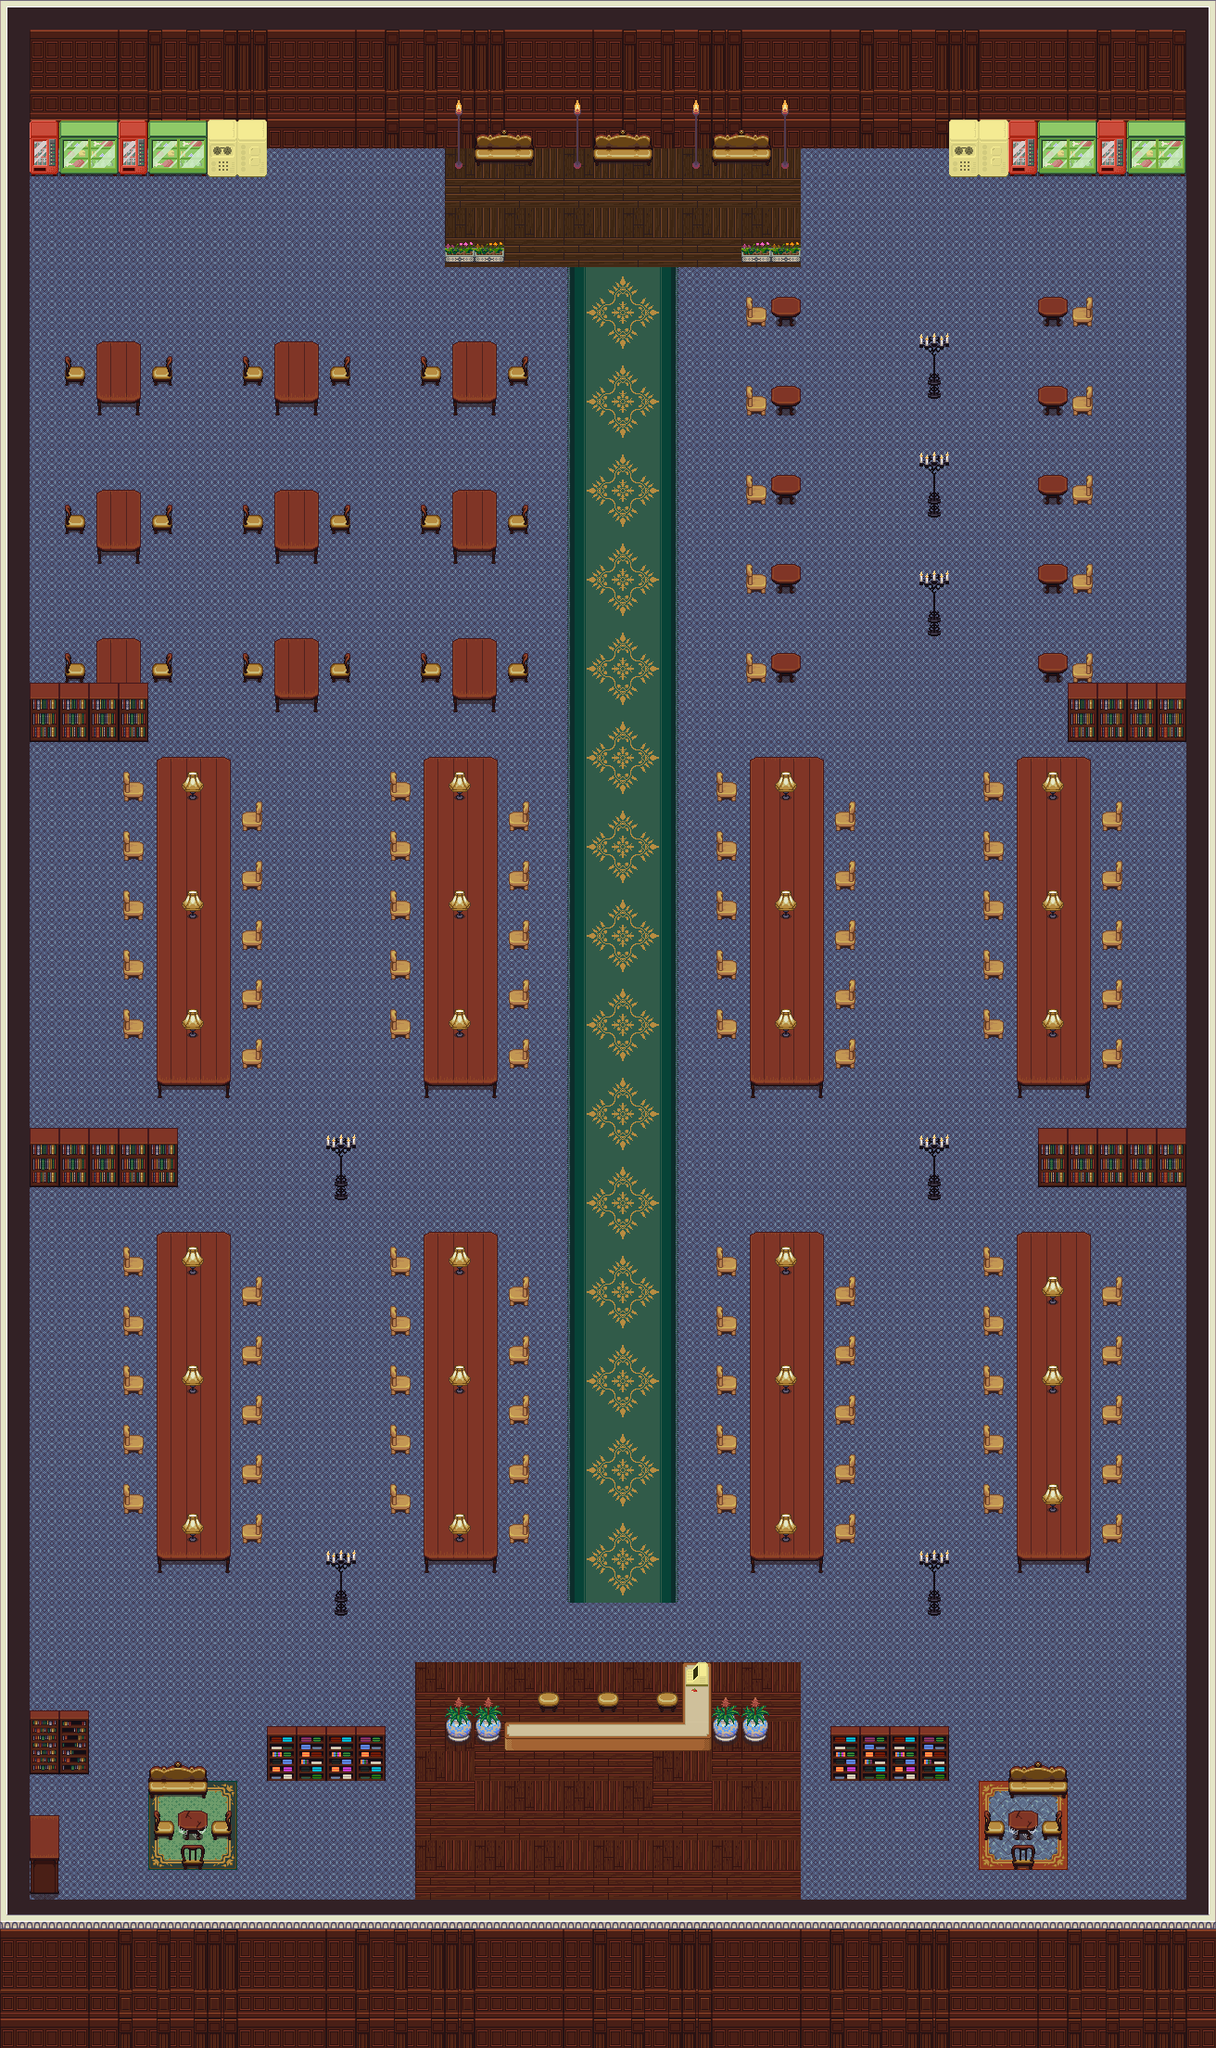

This is a level from a 2D game, rendered from its Tiled map with the project's own tilesets. A one-line summary and the map file follow, with tile-layer data summarised:
An orthogonal 41x69 tile map with 32x32 px tiles, 5 tile layers (obstacles, background, carpet, furniture, ...), 7 tilesets and 3 objects (start).

<map version="1.5" tiledversion="1.7.2" orientation="orthogonal" renderorder="right-down" width="41" height="69" tilewidth="32" tileheight="32" infinite="0" nextlayerid="11" nextobjectid="8">
 <tileset firstgid="1" name="exterior" tilewidth="32" tileheight="32" tilecount="1024" columns="32">
  <image source="../images/exterior.png" width="1024" height="1024" />
 </tileset>
 <tileset firstgid="1025" name="furniture" tilewidth="32" tileheight="32" tilecount="1320" columns="4">
  <image source="../images/furniture.png" width="128" height="10560" />
 </tileset>
 <tileset firstgid="2345" name="floors" tilewidth="32" tileheight="32" tilecount="2048" columns="32">
  <image source="../images/floors.png" width="1024" height="2048" />
 </tileset>
 <tileset firstgid="4393" name="interior_1" tilewidth="32" tileheight="32" tilecount="1024" columns="32">
  <image source="../images/interior_1.png" width="1024" height="1024" />
 </tileset>
 <tileset firstgid="5417" name="interior_2" tilewidth="32" tileheight="32" tilecount="832" columns="32">
  <image source="../images/interior_2.png" width="1024" height="832" />
 </tileset>
 <tileset firstgid="6249" name="walls" tilewidth="32" tileheight="32" tilecount="6144" columns="64">
  <image source="../images/walls.png" width="2048" height="3072" />
 </tileset>
 <tileset firstgid="12393" name="meta" tilewidth="32" tileheight="32" tilecount="1" columns="1">
  <image source="../images/meta_tile.png" width="32" height="32" />
 </tileset>
 <objectgroup id="10" name="spawnPosition">
  <object id="4" x="736" y="1920" width="32" height="32" />
  <object id="5" x="736" y="1920" width="32" height="32" />
  <object id="7" name="start" x="736" y="1920" width="32" height="32" />
 </objectgroup>
 <layer id="8" name="obstacles" width="41" height="69">
  <data>[2829 cells, 956 non-empty, 1 distinct tile ids]</data>
 </layer>
 <layer id="1" name="background" width="41" height="69">
  <data>[2829 cells, 2829 non-empty, 59 distinct tile ids]</data>
 </layer>
 <layer id="3" name="carpet" width="41" height="69">
  <data>[2829 cells, 180 non-empty, 12 distinct tile ids]</data>
 </layer>
 <layer id="2" name="furniture" width="41" height="69">
  <data>[2829 cells, 604 non-empty, 58 distinct tile ids]</data>
 </layer>
 <layer id="4" name="lamp" width="41" height="69">
  <data>[2829 cells, 56 non-empty, 11 distinct tile ids]</data>
 </layer>
</map>
